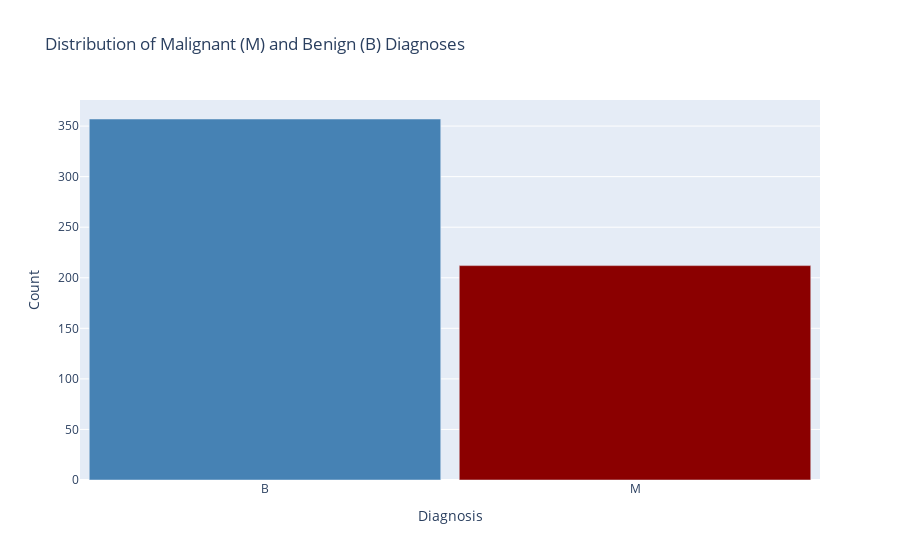

This figure's notebook cell:
### Code cell
import plotly.graph_objects as go
import plotly.io as pio


diagnosis_distribution = data['diagnosis'].value_counts().reset_index()
diagnosis_distribution.columns = ['Diagnosis', 'Count']

# Assigning colors to each diagnosis category
colors = {'M': 'darkred', 'B': 'steelblue'}

fig = go.Figure()

# Add bars for each diagnosis category
for index, row in diagnosis_distribution.iterrows():
    fig.add_trace(go.Bar(x=[row['Diagnosis']], y=[row['Count']], 
                         marker_color=colors[row['Diagnosis']], 
                         name=row['Diagnosis']))

# Customize the layout
fig.update_layout(title='Distribution of Malignant (M) and Benign (B) Diagnoses',
                  xaxis_title='Diagnosis', yaxis_title='Count',
                  showlegend=False,  # Hide legend for better aesthetics
                  bargap=0.05)  # Adjust gap between bars

# Display the plot


#fig.show()

### Figure 1 — Plotly figure (JSON) as saved in the notebook; plotly's stock layout.template omitted (floating-point values rounded to 4 significant figures)
{"data": [{"marker": {"color": "steelblue"}, "name": "B", "type": "bar", "x": ["B"], "y": [357]}, {"marker": {"color": "darkred"}, "name": "M", "type": "bar", "x": ["M"], "y": [212]}], "layout": {"bargap": 0.05, "showlegend": false, "title": {"text": "Distribution of Malignant (M) and Benign (B) Diagnoses"}, "xaxis": {"title": {"text": "Diagnosis"}}, "yaxis": {"title": {"text": "Count"}}}}
